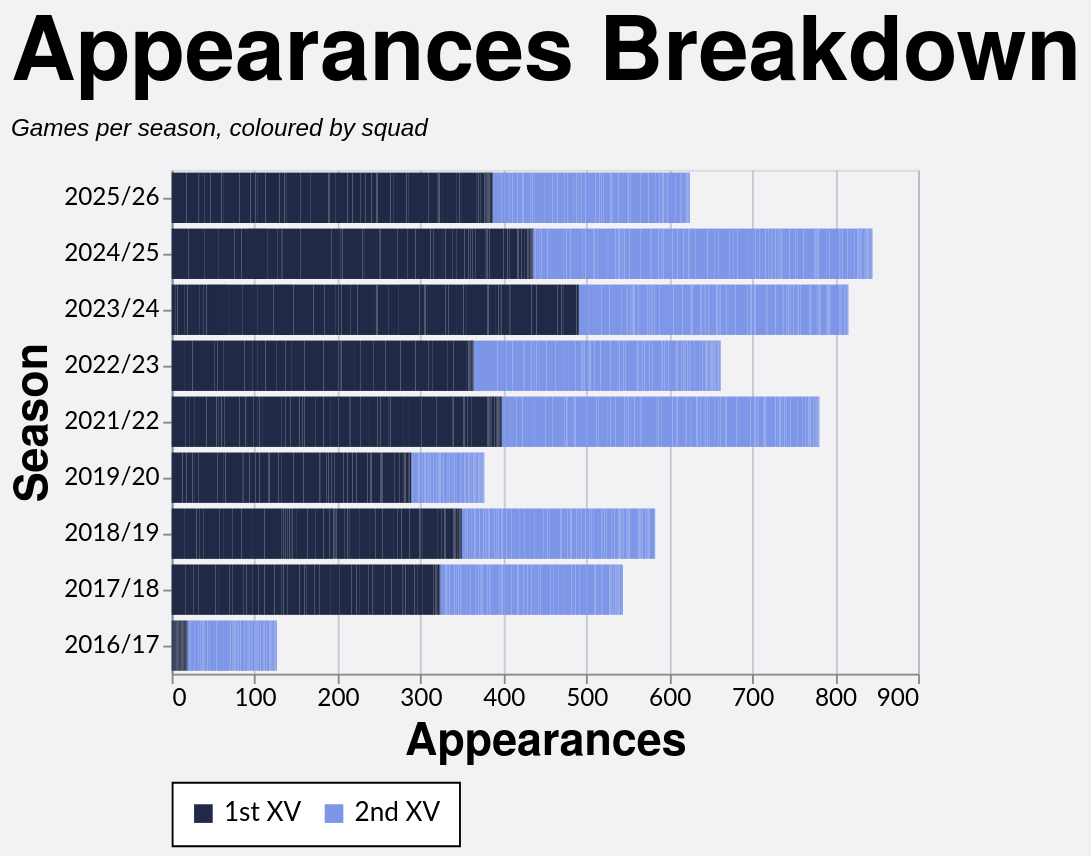

Write a Vega-Lite specification for this figure.
### Vega-Lite specification from a JSON file in a GitHub repository (floating-point values rounded to 4 significant figures; data arrays with more than 128 entries replaced by an {"elided": "..."} marker saying what was removed)
{"config": {"axis": {"labelFont": "Lato, sans-serif", "titleFont": "PT Sans Narrow, Helvetica Neue, Helvetica, Arial, sans-serif", "labelFontSize": 13, "titleFontSize": 24, "gridColor": "#202947", "gridOpacity": 0.2}, "header": {"labelFont": "PT Sans Narrow, Helvetica Neue, Helvetica, Arial, sans-serif", "titleFont": "PT Sans Narrow, Helvetica Neue, Helvetica, Arial, sans-serif", "labelFontSize": 24, "titleFontSize": 28, "labelFontWeight": "bold", "orient": "left"}, "legend": {"labelFont": "Lato, sans-serif", "titleFont": "PT Sans Narrow, Helvetica Neue, Helvetica, Arial, sans-serif", "labelFontSize": 14, "titleFontSize": 16, "titlePadding": 5, "fillColor": "white", "strokeColor": "black", "padding": 10, "titleFontWeight": "lighter", "titleFontStyle": "italic", "titleColor": "gray", "offset": 10}, "title": {"font": "PT Sans Narrow, Helvetica Neue, Helvetica, Arial, sans-serif", "fontSize": 48, "fontWeight": "bold", "anchor": "start", "align": "center", "titlePadding": 20, "subtitlePadding": 10, "subtitleFontSize": 13, "subtitleColor": "", "subtitleFontStyle": "italic", "offset": 15, "color": "black"}, "axisX": {"labelAngle": 0}, "facet": {"title": null, "header": null, "align": {"row": "each", "column": "each"}}, "resolve": {"scale": {"y": "independent", "facet": "independent"}}, "background": "#f2f1f4"}, "data": {"name": "data-83c1490ba71002bfb0e5c0e261ca1cc4"}, "mark": {"type": "bar"}, "encoding": {"color": {"field": "color_value", "legend": {"orient": "bottom", "title": null}, "scale": {"domain": ["1st XV", "2nd XV"], "range": ["#202946", "#7d96e8"]}, "sort": {"field": "sum(apps)", "op": "sum", "order": "descending"}, "type": "nominal"}, "tooltip": [{"field": "player", "title": "Player", "type": "nominal"}, {"field": "season", "title": "Season", "type": "nominal"}, {"field": "color_value", "title": "Group", "type": "nominal"}, {"aggregate": "sum", "field": "apps", "title": "Appearances", "type": "quantitative"}], "x": {"aggregate": "sum", "field": "apps", "title": "Appearances", "type": "quantitative"}, "y": {"field": "season", "sort": {"field": "season_sort", "op": "max", "order": "descending"}, "title": "Season", "type": "nominal"}}, "height": {"step": 30}, "title": {"text": "Appearances Breakdown", "subtitle": "Games per season, coloured by squad"}, "width": 400, "$schema": "https://vega.github.io/schema/vega-lite/v5.20.1.json", "datasets": {"data-83c1490ba71002bfb0e5c0e261ca1cc4": {"elided": "2507 records"}}}
